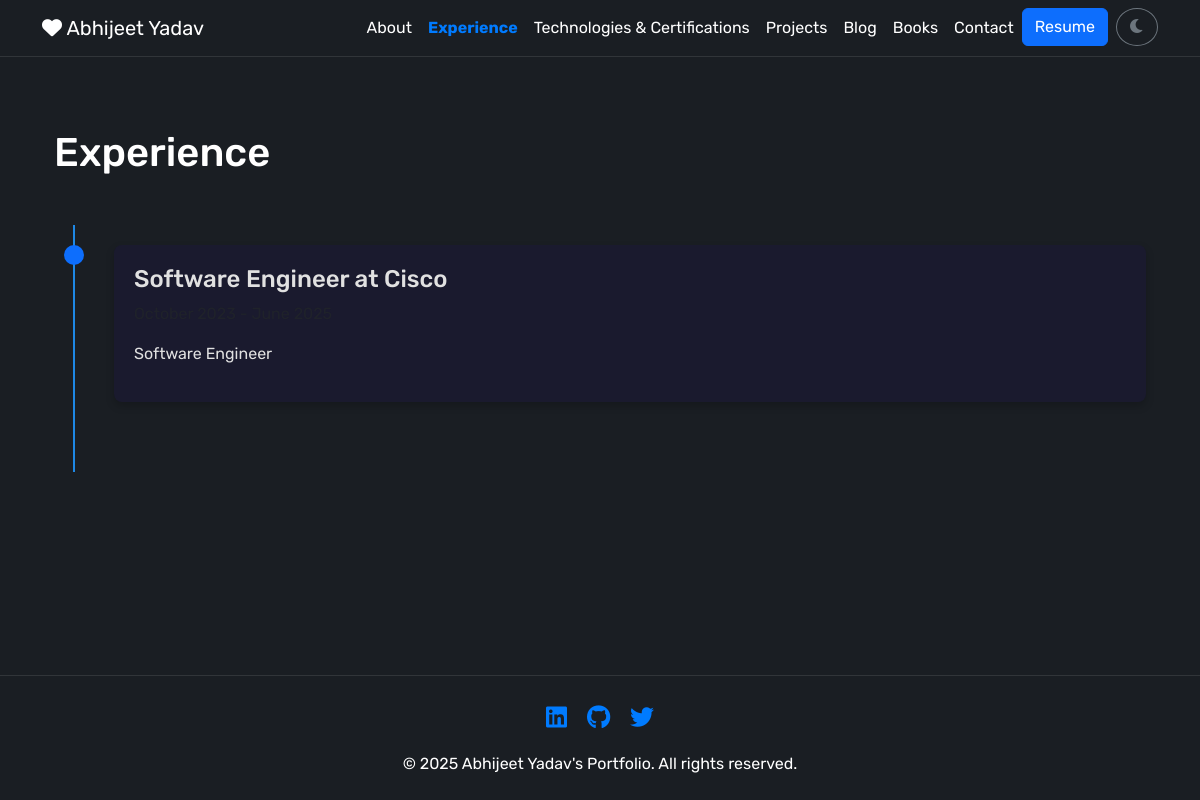
The app's page /experience/ with its own data.
### main/models.py (models this page shows, shortened)
class Profile(models.Model):
    name = models.CharField(max_length=100)
    title = models.CharField(max_length=100)
    bio = models.TextField()
    profile_image = models.ImageField(upload_to='profile/')
    resume = models.FileField(upload_to='resume/', blank=True, null=True)

class Experience(models.Model):
    title = models.CharField(max_length=100)
    company = models.CharField(max_length=100)
    description = models.TextField()
    start_date = models.DateField()
    end_date = models.DateField(null=True, blank=True)
    current = models.BooleanField(default=False)

class SocialLink(models.Model):
    PLATFORM_CHOICES = (
        ('linkedin', 'LinkedIn'),
        ('twitter', 'Twitter'),
        ('github', 'GitHub'),
    )
    platform = models.CharField(max_length=20, choices=PLATFORM_CHOICES)
    url = models.URLField()
    profile = models.ForeignKey(Profile, on_delete=models.CASCADE, related_name='social_links')

### main/views.py (the view)
# urls.py: path('experience/', views.experience, name='experience'),
def experience(request):
    profile = Profile.objects.first()
    experiences = Experience.objects.all().order_by('-start_date')
    context = {
        'profile': profile,
        'experiences': experiences,
    }
    return render(request, 'main/experience.html', context)

### main/context_processors.py (called while the page is built)
def profile_context(request):
    return {
        'profile': Profile.objects.first(),
        'current_year': __import__('datetime').datetime.now().year
    }

### templates/main/experience.html (shortened to what this page needs)
{% extends 'base.html' %}
{% block content %}
<div class="container py-5">
    <h1 class="mb-5">Experience</h1>
    <div class="timeline">
        {% if experiences %}
            {% for experience in experiences %}
                <div class="timeline-item">
                    <div class="timeline-dot {% cycle 'bg-primary' 'bg-secondary' 'bg-info' %}"></div>
                    <div class="timeline-content">
                        <h4>{{ experience.title }} at {{ experience.company }}</h4>
                        <p class="text-muted">{{ experience.start_date|date:"F Y" }} - {% if experience.is_current %}Present{% else %}{{ experience.end_date|date:"F Y" }}{% endif %}</p>
                        <div class="mt-3">
                            {{ experience.description|linebreaks }}
                        </div>
                    </div>
                </div>
            {% endfor %}
        {% else %}
            <div class="alert alert-info">
                <p>No experience information available. Please add your experience details in the admin panel.</p>
            </div>
        {% endif %}
    </div>
</div>
{% endblock %}

### templates/base.html (shortened to what this page needs)
<!DOCTYPE html>
<html lang="en">
<head>
    <link href="https://cdn.jsdelivr.net/npm/bootstrap@5.3.0-alpha1/dist/css/bootstrap.min.css" rel="stylesheet">
    <link rel="stylesheet" href="https://cdnjs.cloudflare.com/ajax/libs/font-awesome/6.0.0/css/all.min.css">
    {% load static %}
    <link rel="stylesheet" href="{% static 'css/style.css' %}">
</head>
<body class="dark-theme">
    <header class="navbar navbar-expand-lg">
        <div class="container">
            <a class="navbar-brand" href="{% url 'home' %}">
                <i class="fas fa-heart"></i> {{ profile.name }}
            </a>
            <div class="collapse navbar-collapse" id="navbarNav">
                <ul class="navbar-nav ms-auto">
                    <li class="nav-item">
                        <a class="nav-link {% if request.path == '/about/' %}active{% endif %}" href="{% url 'about' %}">About</a>
                    </li>
                    <li class="nav-item">
                        <a class="nav-link {% if request.path == '/experience/' %}active{% endif %}" href="{% url 'experience' %}">Experience</a>
                    </li>
                    <li class="nav-item">
                        <a class="nav-link {% if request.path == '/technologies/' %}active{% endif %}" href="{% url 'technologies' %}">Technologies & Certifications</a>
                    </li>
                    <li class="nav-item">
                        <a class="nav-link {% if request.path == '/projects/' %}active{% endif %}" href="{% url 'projects' %}">Projects</a>
                    </li>
                    <li class="nav-item">
                        <a class="nav-link {% if request.path == '/blog/' %}active{% endif %}" href="{% url 'blog' %}">Blog</a>
                    </li>
                    <li class="nav-item">
                        <a class="nav-link {% if request.path == '/books/' %}active{% endif %}" href="{% url 'books' %}">Books</a>
                    </li>
                    <li class="nav-item">
                        <a class="nav-link {% if request.path == '/contact/' %}active{% endif %}" href="{% url 'contact' %}">Contact</a>
                    </li>
                    {% if profile.resume %}
                    <li class="nav-item">
                        <a class="btn btn-primary" href="{{ profile.resume.url }}" target="_blank">Resume</a>
                    </li>
                    {% endif %}
                    <li class="nav-item ms-2">
                        <button id="theme-toggle" class="btn btn-outline-secondary rounded-circle">
                            <i class="fas fa-moon"></i>
                        </button>
                    </li>
                </ul>
            </div>
        </div>
    </header>
    <main class="container my-4">
        {% block content %}{% endblock %}
    </main>
    <footer class="py-4">
        <div class="container text-center">
            <div class="social-links mb-3">
                {% for social in profile.social_links.all %}
                    {% if social.platform == 'linkedin' %}
                        <a href="{{ social.url }}" target="_blank" class="mx-2"><i class="fab fa-linkedin"></i></a>
                    {% elif social.platform == 'twitter' %}
                        <a href="{{ social.url }}" target="_blank" class="mx-2"><i class="fab fa-twitter"></i></a>
                    {% elif social.platform == 'github' %}
                        <a href="{{ social.url }}" target="_blank" class="mx-2"><i class="fab fa-github"></i></a>
                    {% endif %}
                {% endfor %}
            </div>
            <p class="mb-0">© {{ current_year }} {{ profile.name }}'s Portfolio. All rights reserved.</p>
        </div>
    </footer>
</body>
</html>

### static/css/style.css (style rules this page uses)
:root { --primary-color: #007bff; --dark-bg: #1a1e23; --dark-text: #ffffff; --dark-secondary: #2c3038; --light-bg: #ffffff; --light-text: #212529; --light-secondary: #f8f9fa; --transition: all 0.3s ease; --font-family: "Rubik", sans-serif; }
body { font-family: var(--font-family); font-optical-sizing: auto; font-weight: 400; font-style: normal; transition: var(--transition); min-height: 100vh; display: flex; flex-direction: column; }
body.dark-theme { background-color: var(--dark-bg); color: var(--dark-text); }
header { padding: 1rem 0; border-bottom: 1px solid rgba(255, 255, 255, 0.1); }
.dark-theme .navbar { background-color: var(--dark-bg); }
.dark-theme .navbar-brand, .dark-theme .nav-link { color: var(--dark-text); }
.nav-link.active { color: var(--primary-color) !important; font-weight: bold; }
main { flex: 1; }
footer { margin-top: auto; border-top: 1px solid rgba(255, 255, 255, 0.1); }
.dark-theme footer { background-color: var(--dark-bg); }
.social-links a { font-size: 1.5rem; color: var(--primary-color); transition: var(--transition); }
.timeline { position: relative; padding: 20px 0; }
.timeline::before { content: ''; position: absolute; width: 2px; background-color: #1e88e5; top: 0; bottom: 0; left: 20px; margin-left: -1px; }
.timeline-item { position: relative; margin-bottom: 50px; padding-left: 60px; }
.timeline-dot { position: absolute; width: 20px; height: 20px; left: 10px; border-radius: 50%; z-index: 1; }
.timeline-content { padding: 20px; background-color: #1a1a2e; border-radius: 8px; box-shadow: 0 4px 8px rgba(0, 0, 0, 0.2); }
body.dark-theme .timeline-content { background-color: #1a1a2e; color: #e1e1e1; }

### records on screen
Profile: name "Abhijeet Yadav"
Experience: title "Software Engineer", company "Cisco", description "Software Engineer"

### other values on screen
{{ current_year }} "2025"
